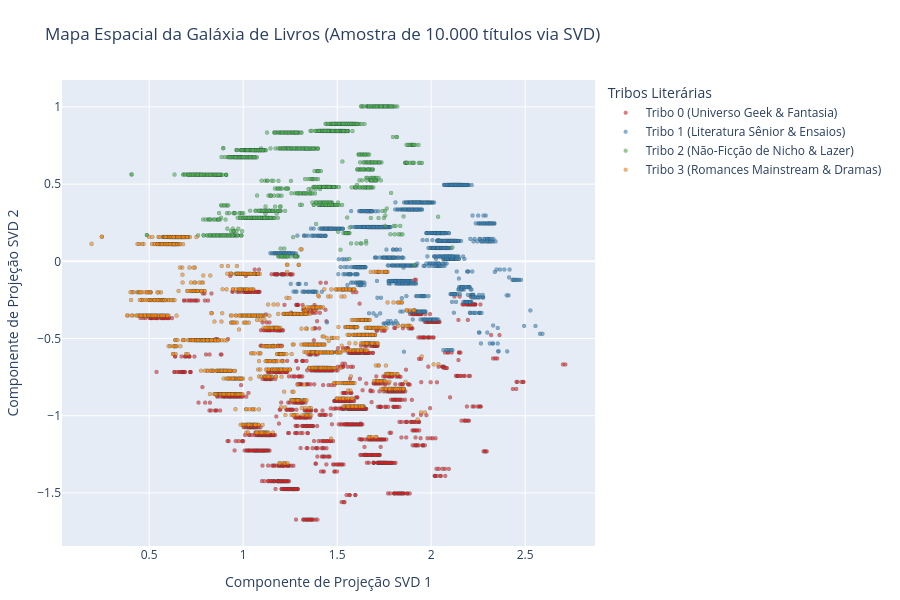

Write notebook code for a chart like this one.
### Markdown cell above
* **Insight Acadêmico:** Com um p-value de praticamente zero ($p < 0.001$), rejeitamos a hipótese nula com segurança máxima. Isso prova que o algoritmo K-Means separou o catálogo em grupos que possuem hábitos de leitura **inerentemente diferentes** em termos de nota, tamanho de livros e popularidade.

---

## 7. Capítulo 7: Mapeamento da Galáxia do Booklog (Mapa 2D do SVD)
Finalmente, vamos olhar para o **mapa espacial** dessas tribos. 
Usamos a projeção de **SVD (Singular Value Decomposition)** nas 12 variáveis de modelagem para plotar uma amostra de 10.000 livros em duas dimensões.

Cada ponto representa um livro, e a distância espacial reflete a semelhança entre eles.

### Code cell
# Amostra de 10.000 livros para performance visual no navegador
df_sample = df.sample(10000, random_state=42).copy()
df_sample['Cluster_Nome'] = df_sample['Cluster'].map({
    0: 'Tribo 0 (Universo Geek & Fantasia)',
    1: 'Tribo 1 (Literatura Sênior & Ensaios)',
    2: 'Tribo 2 (Não-Ficção de Nicho & Lazer)',
    3: 'Tribo 3 (Romances Mainstream & Dramas)'
})

# Mapear cores solicitadas: Tribo 0 = Vermelho, Tribo 1 = Azul, Tribo 2 = Verde, Tribo 3 = Laranja
CORES_SCATTER = {
    'Tribo 0 (Universo Geek & Fantasia)': '#e41a1c', # Vermelho
    'Tribo 1 (Literatura Sênior & Ensaios)': '#377eb8', # Azul
    'Tribo 2 (Não-Ficção de Nicho & Lazer)': '#4daf4a', # Verde
    'Tribo 3 (Romances Mainstream & Dramas)': '#ff7f00'  # Laranja
}

# Gerar gráfico de dispersão 2D com as coordenadas SVD originais
fig_scatter = px.scatter(
    df_sample,
    x='svd_x',
    y='svd_y',
    color='Cluster_Nome',
    hover_name='title',
    hover_data=['author', 'rating', 'pages'],
    title='Mapa Espacial da Galáxia de Livros (Amostra de 10.000 títulos via SVD)',
    category_orders={'Cluster_Nome': [
        'Tribo 0 (Universo Geek & Fantasia)',
        'Tribo 1 (Literatura Sênior & Ensaios)',
        'Tribo 2 (Não-Ficção de Nicho & Lazer)',
        'Tribo 3 (Romances Mainstream & Dramas)'
    ]},
    color_discrete_map=CORES_SCATTER,
    labels={'svd_x': 'Componente de Projeção SVD 1', 'svd_y': 'Componente de Projeção SVD 2'}
)

fig_scatter.update_traces(marker=dict(size=4, opacity=0.6, line=dict(width=0.2, color='DarkSlateGrey')))
fig_scatter.update_layout(
    height=600,
    showlegend=True,
    legend=dict(
        title_text='Tribos Literárias',
        yanchor="top",
        y=1,
        xanchor="left",
        x=1.02
    ),
    margin=dict(t=80, b=20, l=20, r=180) # give margin for legend on the right
)
fig_scatter.show()

### Figure 1 — Plotly figure (JSON) as saved in the notebook; plotly's stock layout.template omitted (floating-point values rounded to 4 significant figures; data arrays with more than 128 entries replaced by an {"elided": "..."} marker saying what was removed)
{"data": [{"customdata": {"elided": "1869x3 mixed values"}, "hovertemplate": "<b>%{hovertext}</b><br><br>Cluster_Nome=Tribo 0 (Universo Geek & Fantasia)<br>Componente de Projeção SVD 1=%{x}<br>Componente de Projeção SVD 2=%{y}<br>author=%{customdata[0]}<br>rating=%{customdata[1]}<br>pages=%{customdata[2]}<extra></extra>", "hovertext": {"elided": "1869 str values"}, "legendgroup": "Tribo 0 (Universo Geek & Fantasia)", "marker": {"color": "#e41a1c", "symbol": "circle", "line": {"color": "DarkSlateGrey", "width": 0.2}, "opacity": 0.6, "size": 4}, "mode": "markers", "name": "Tribo 0 (Universo Geek & Fantasia)", "showlegend": true, "x": {"elided": "1869 float values"}, "xaxis": "x", "y": {"elided": "1869 float values"}, "yaxis": "y", "type": "scattergl"}, {"customdata": {"elided": "2384x3 mixed values"}, "hovertemplate": "<b>%{hovertext}</b><br><br>Cluster_Nome=Tribo 1 (Literatura Sênior & Ensaios)<br>Componente de Projeção SVD 1=%{x}<br>Componente de Projeção SVD 2=%{y}<br>author=%{customdata[0]}<br>rating=%{customdata[1]}<br>pages=%{customdata[2]}<extra></extra>", "hovertext": {"elided": "2384 str values"}, "legendgroup": "Tribo 1 (Literatura Sênior & Ensaios)", "marker": {"color": "#377eb8", "symbol": "circle", "line": {"color": "DarkSlateGrey", "width": 0.2}, "opacity": 0.6, "size": 4}, "mode": "markers", "name": "Tribo 1 (Literatura Sênior & Ensaios)", "showlegend": true, "x": {"elided": "2384 float values"}, "xaxis": "x", "y": {"elided": "2384 float values"}, "yaxis": "y", "type": "scattergl"}, {"customdata": {"elided": "3557x3 mixed values"}, "hovertemplate": "<b>%{hovertext}</b><br><br>Cluster_Nome=Tribo 2 (Não-Ficção de Nicho & Lazer)<br>Componente de Projeção SVD 1=%{x}<br>Componente de Projeção SVD 2=%{y}<br>author=%{customdata[0]}<br>rating=%{customdata[1]}<br>pages=%{customdata[2]}<extra></extra>", "hovertext": {"elided": "3557 str values"}, "legendgroup": "Tribo 2 (Não-Ficção de Nicho & Lazer)", "marker": {"color": "#4daf4a", "symbol": "circle", "line": {"color": "DarkSlateGrey", "width": 0.2}, "opacity": 0.6, "size": 4}, "mode": "markers", "name": "Tribo 2 (Não-Ficção de Nicho & Lazer)", "showlegend": true, "x": {"elided": "3557 float values"}, "xaxis": "x", "y": {"elided": "3557 float values"}, "yaxis": "y", "type": "scattergl"}, {"customdata": {"elided": "2190x3 mixed values"}, "hovertemplate": "<b>%{hovertext}</b><br><br>Cluster_Nome=Tribo 3 (Romances Mainstream & Dramas)<br>Componente de Projeção SVD 1=%{x}<br>Componente de Projeção SVD 2=%{y}<br>author=%{customdata[0]}<br>rating=%{customdata[1]}<br>pages=%{customdata[2]}<extra></extra>", "hovertext": {"elided": "2190 str values"}, "legendgroup": "Tribo 3 (Romances Mainstream & Dramas)", "marker": {"color": "#ff7f00", "symbol": "circle", "line": {"color": "DarkSlateGrey", "width": 0.2}, "opacity": 0.6, "size": 4}, "mode": "markers", "name": "Tribo 3 (Romances Mainstream & Dramas)", "showlegend": true, "x": {"elided": "2190 float values"}, "xaxis": "x", "y": {"elided": "2190 float values"}, "yaxis": "y", "type": "scattergl"}], "layout": {"xaxis": {"anchor": "y", "domain": [0.0, 1.0], "title": {"text": "Componente de Projeção SVD 1"}}, "yaxis": {"anchor": "x", "domain": [0.0, 1.0], "title": {"text": "Componente de Projeção SVD 2"}}, "legend": {"title": {"text": "Tribos Literárias"}, "tracegroupgap": 0, "yanchor": "top", "y": 1, "xanchor": "left", "x": 1.02}, "title": {"text": "Mapa Espacial da Galáxia de Livros (Amostra de 10.000 títulos via SVD)"}, "margin": {"t": 80, "b": 20, "l": 20, "r": 180}, "height": 600, "showlegend": true}}
